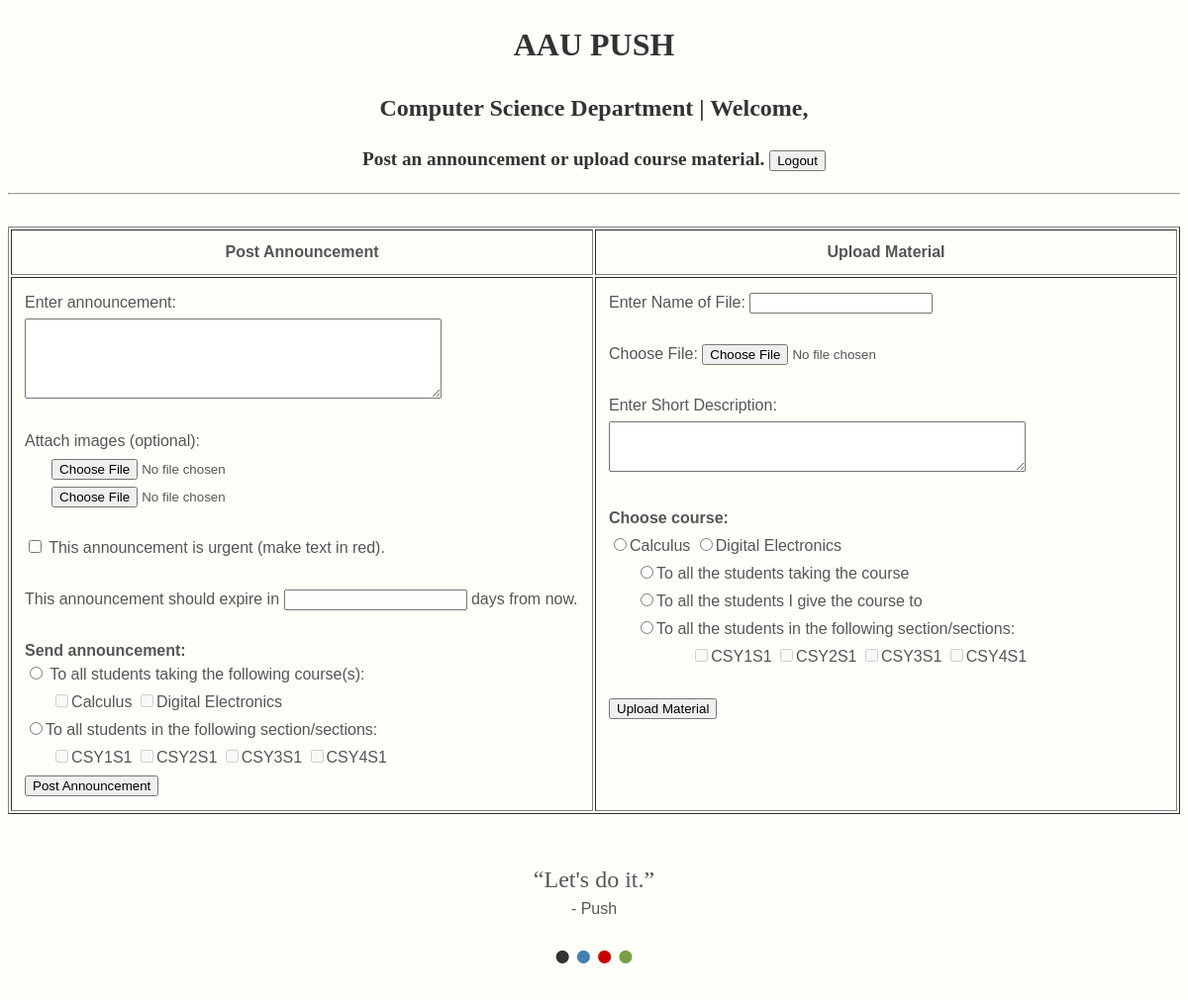
/portal/ (signed in), run on the app's committed database.
### main/models.py (models this page shows, shortened)
class Course(models.Model):
   name = models.CharField(max_length=100)
   studyfield = models.ForeignKey(StudyField)
   def __str__(self):
      return self.name

class Section(models.Model):
   year = models.IntegerField()
   section_number = models.IntegerField()
   studyfield = models.ForeignKey(StudyField)
   course = models.ManyToManyField(Course)
   code = models.CharField(max_length=10)
   def __str__(self):
      return self.code

class Quote(models.Model):
   quote = models.CharField(max_length=140)
   author = models.CharField(max_length = 100)

### main/views.py (the view)
# urls.py: url(r'^portal/$',views.portal, name='portal'),
def portal(request):
    if (request.method == 'POST'):
        if(request.POST['request_type'] == 'Logout'):
            logout(request)
            return redirect('login')
    if request.user.is_authenticated():
        user = request.user
        if not Lecturer.objects.filter(user=user).exists():
             return redirect('first_login')
        lecturer = get_object_or_404(Lecturer, user=user)
        course = Course.objects.filter(lecturer=lecturer)
        sections = lecturer.section.get_queryset()
        quote = Quote.objects.get(id=1)
        context = {'quote':quote,'lecturer':lecturer, 'course':course, 'sections':sections}
        return render(request, 'main/portal.html', context)
    else:
        return HttpResponse('<h1>Page not found</h1>')

### main/templates/main/portal.html (shortened to what this page needs)
{% extends "main/base.html" %}
{% block extra %}
	| Welcome, {{lecturer.user.first_name}}
{% endblock %}
{% block section_code %}
Post an announcement or upload course material.
<form action="{% url 'portal' %}" method='post' style="display:inline;">
	<input type="submit" name='logout' value='Logout'/>
</form>
{% endblock %}
{% block content %}
<br>
<table border="1px" width=100% cellpadding="10px">
	<tr>
		<th>Post Announcement</th>
		<th>Upload Material</th>
	</tr>
	<tr>
		<td width=50% valign="top">
         <table  width="100%">
		  <form enctype='multipart/form-data' action="{% url 'backend_view' %}" method='post'>
		   <tr><td> Enter announcement:<br> </td></tr>
					<tr><td> <textarea id="message" name="message" rows="5" cols="50" required></textarea> <br><br> Attach images (optional): <br></td></tr>
		   <tr><td style="padding-left:5%;"><input type="file" name="file" /> <br> </td></tr>
		   <tr><td style="padding-left:5%;"> <input type="file" name="file_" /> <br><br> </td></tr>
		   <tr><td > <input name="urgent" type="checkbox" value="True"/> This announcement is urgent (make text in red).</td></tr>
		   <tr><td style="float:left;"> <br>This announcement should expire in <input name="duration" type="number" required/> days from now.<br><br></td></tr>
		   <tr><td> <b>Send announcement: </b><br><input type="radio" name="ann_type" value="course" required onclick="myotherFunction('course','section')"/>
				To all students taking the following course(s):<br> </td></tr>
		   <tr><td style="padding-left:5%;"> {% for cor in course %}
				<input type="checkbox" name='course' value="{{cor.name}}" onchange="myFunction('course')" required="required" disabled="True"  >{{cor}}</input>
				{% endfor %}<br> </td></tr>
		   <tr><td > <input type="radio" name="ann_type" value="section" required onclick="myotherFunction('section','course')"/>To all students in the following section/sections:<br> </td></tr>
		   <tr><td style="padding-left:5%;"> {% for section in sections%}
		   		<input name="section" type="checkbox" value="{{section}}"  onchange="myFunction('section')" required="required" disabled="True"/>{{section}}
				{%endfor%} </td></tr>
           <tr><td> <input type='submit' value='Post Announcement'/> </td></tr>
			</form>
          </table>
		</td>
		<td width=50% valign="top">
         <table width="100%">
		   <form enctype='multipart/form-data' action="{% url 'backend_view'%}" method="post">
			<tr><td> Enter Name of File: <input type='text' name='name' required/> <br><br> </td></tr>
			<tr><td> Choose File: <input type='file' name='file_data' required/> <br><br> </td></tr>
			<tr><td> Enter Short Description:</td></tr>
            <tr><td><textarea name='description' rows="3" cols="50" required/></textarea> <br><br> </td></tr>
            <tr><td><b>Choose course: </b></td></tr>
            <tr><td> {% for cor in course %}
    			           <input type="radio" name='course' value="{{cor.id}}" required="required">{{cor}}</input>
			           {% endfor %} </td></tr>
            <tr><td style="padding-left:5%;"> <input type="radio" name="mat_type" value="all" required onclick="myotherFunction('none','mat_section')"/>To all the students taking the course <br> </td></tr>
            <tr><td style="padding-left:5%;"> <input type="radio" name="mat_type" value="my" required onclick="myotherFunction('none','mat_section')"/>To all the students I give the course to <br> </td></tr>
		   	<tr><td style="padding-left:5%;"> <input type="radio" name="mat_type" value="section" required onclick="myotherFunction('mat_section','none')"/>To all the students in the following section/sections: <br> </td></tr>
			<tr><td style="padding-left:15%;"> {% for section in sections%}
					       <input name="mat_section" type="checkbox" value="{{section}}"  onchange="myFunction('mat_section')" required="required" disabled="True"/>{{section}}
				       {%endfor%} </td></tr>
			<tr><td><br> <input type='submit' value='Upload Material' /> </td></tr>
			</form>
         </table>
		</td>
	</tr>
</table>
{% endblock %}

### main/templates/main/base.html (shortened to what this page needs)
<!DOCTYPE html>
<html>
	<head>
	</head>
	<body bgcolor='#fffffa'>
		<header>
			<center>
  				<a href="{% url 'Home' %}"><h1>AAU PUSH</h1></a>
				<h2>Computer Science Department {% block extra %}{% endblock %}</h2>
				<h3>
					{% block section_code %}
					{% endblock %}
				</h3>
				<hr />
  			</center>
  		</header>
			{% block content %}
  			{% endblock %}
	<br><br>
	<center>
	<q>{{quote.quote}}</q><br>- {{quote.author}}<br>
	<a href="/About_us"><font color=#333 size="100px">&bull;</font></a>
	<a href="/Push_Page/1"><font color=#4480b7 size="20px">&bull;</font></a>
	<a href="/Blog_post"><font color=#cc0000 size="20px">&bull;</font></a>
	<a href="/Blog_post2"><font color=#799f44 size="20px">&bull;</font></a>
	</center>
	</body>
</html>

### main/templates/main/base.html (style rules this page uses)
html { font-size: 16px; }
h1 { text-align:center ; color: #333; font-family: Georgia, 'Times New Roman', Times, serif; font-size: 2rem; }
h2 { text-align:center; color: #333; font-family: Georgia, 'Times New Roman', Times, serif; font-size: 1.5rem; }
h3 { text-align:center ; color: #333; font-family: Georgia, 'Times New Roman', Times, serif; font-size: 1.2rem; }
body { font-family: Verdana, Trebuchet MS, "Helvetica", "Arial", sans-serif; line-height: 1.5; color: #555; font-size: 1rem; }
a { text-decoration: none; color: #4480b7; }
q { font-family: Copperplate, Papyrus; font-size: 1.5rem; }

### data on the page
Course: name "Calculus"
Course: name "Digital Electronics"
Section: code "CSY1S1"
Section: code "CSY2S1"
Section: code "CSY3S1"
Section: code "CSY4S1"
Quote: quote "Let's do it.", author "Push"
